Frame 1 (no input): blank canvas, image omitted
Frame 60 (no input): blank canvas, image omitted
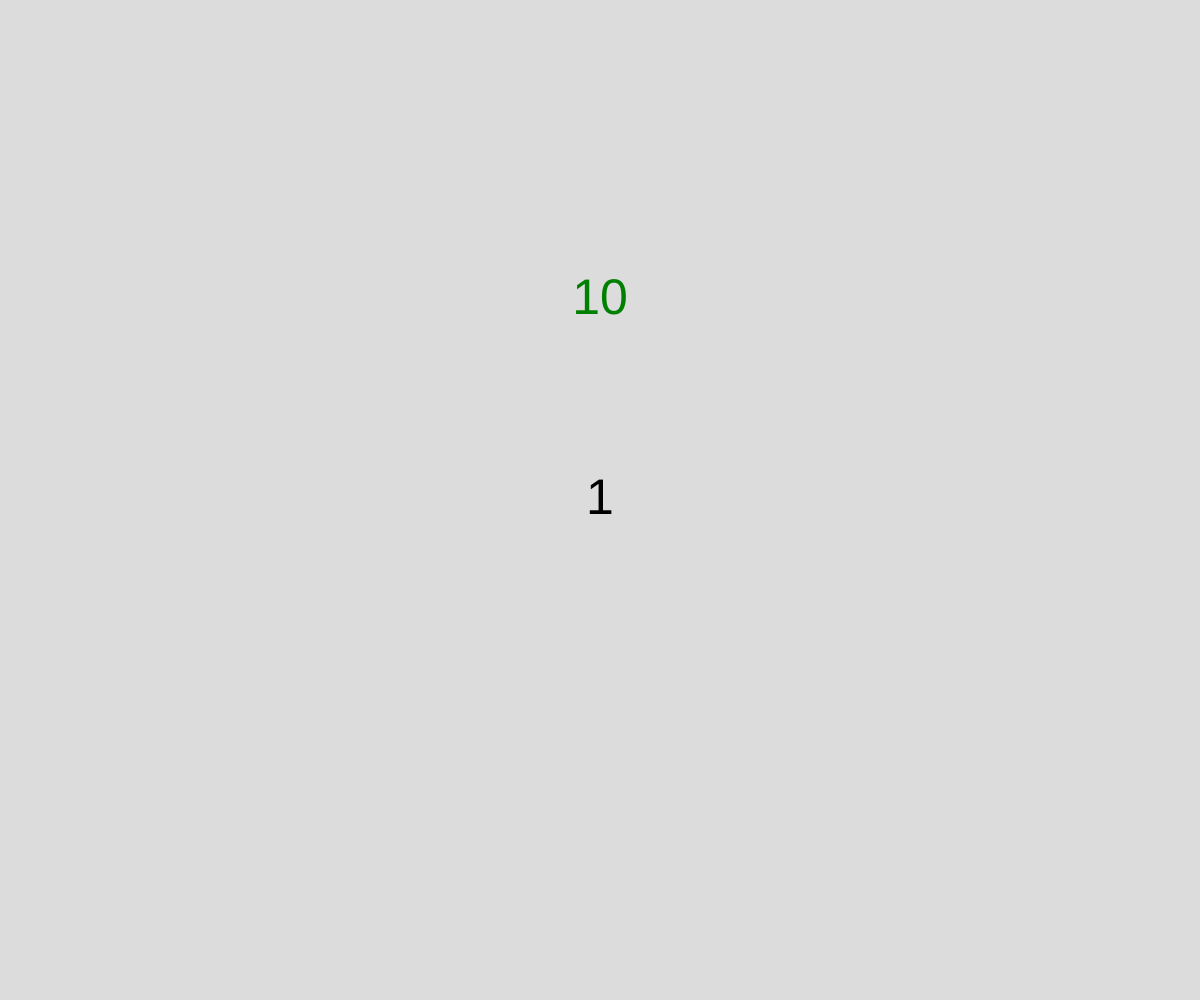
Frame 120 (the mouse pressed at the canvas centre since frame 60)

The p5.js sketch whose frames 1 and 60 were blank and that drew this single picture after the mouse press (run headless with seeded random() and noise() and a simulated clock; from frame 60 on, the mouse is pressed at the canvas centre):

// p5.js sketch
// ── sketch.js
// Project Title
// Your Name
// Date
//
// Extra for Experts:
// - describe what you did to take this project "above and beyond"

let numberOfClicks = 0;
let highScore = 10;

function setup() {
  createCanvas(windowWidth, windowHeight);

  if (getItem("highClick")) {
    highScore = getItem("highClick");
  }
}

function draw() {
  background(220);
  displayClicks();
  displayHighest();
}

function displayClicks() {
  fill("black");
  textSize(50);
  textAlign(CENTER, CENTER);
  text(numberOfClicks, width / 2, height / 2);
}

function displayHighest() {
  fill("green");
  textSize(50);
  textAlign(CENTER, CENTER);
  text(highScore, width / 2, height / 2 - 200);
}

function mousePressed() {
  numberOfClicks ++;
  if (numberOfClicks > highScore) {
    highScore = numberOfClicks;
    storeItem("highClick", highScore);
  }
}
